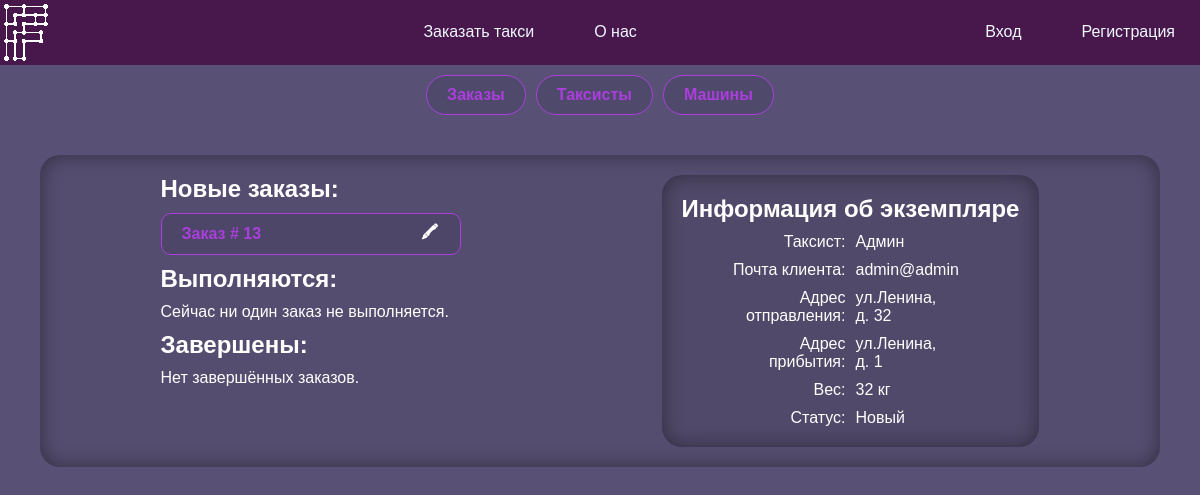
The page /admin.php?edit=order&id=13 on the database its author committed.
### tables this page shows
CREATE TABLE `orders` (
  `id` int(11) NOT NULL,
  `taxist` int(11) DEFAULT NULL,
  `client` int(11) NOT NULL,
  `from` int(11) NOT NULL,
  `to` int(11) NOT NULL,
  `weight` int(11) NOT NULL,
  `time` time NOT NULL DEFAULT '11:00:00',
  `cost` int(11) NOT NULL DEFAULT '150',
  `status` int(11) NOT NULL DEFAULT '1'
);

CREATE TABLE `users` (
  `id` int(11) NOT NULL,
  `login` varchar(128) NOT NULL,
  `name` varchar(32) NOT NULL,
  `phone` bigint(20) NOT NULL,
  `email` varchar(128) NOT NULL,
  `password` varchar(128) NOT NULL,
  `role` int(11) NOT NULL DEFAULT '1'
);

CREATE TABLE `streets` (
  `id` int(11) NOT NULL,
  `name` varchar(32) NOT NULL
);

CREATE TABLE `houses` (
  `id` int(11) NOT NULL,
  `street` int(11) NOT NULL,
  `house` int(11) NOT NULL
);

CREATE TABLE `statuses` (
  `id` int(11) NOT NULL,
  `name` varchar(128) NOT NULL
);

### funcs/DBinteraction.php (called while the page is built, shortened)
<?php
function selectFrom($query, $way)
{
    if (trim($query) == null) {
        $_SESSION['result'] = "Вы передали пустой запрос.";
    } else {
    require "connect.php";
    $res = $con->query($query);
    switch ($way) {
        case "ALL":
            $output = $res->fetch_all(MYSQLI_ASSOC);
            break;
        case "ONE":
            $output = $res->fetch_assoc();
            break;
    }}
    return $output;
}

### admin/admForms/order.php (the view)
<?php
require_once("./funcs/DBinteraction.php");
$query = "SELECT orders.id,
users.name AS taxist,
users.email AS client,
street_from.name AS `from_street_str`,
street_to.name AS `to_street_str`,
house_from.street AS `from_street`,
house_to.street AS `to_street`,
house_from.house AS `from_house`,
house_to.house AS `to_house`,
orders.weight,
statuses.name AS `status`
FROM orders
INNER JOIN users ON orders.client = users.id
INNER JOIN taxists ON orders.taxist = taxists.id
INNER JOIN statuses ON orders.status = statuses.id
INNER JOIN houses AS house_from ON orders.from = house_from.id
INNER JOIN houses AS house_to ON orders.to = house_to.id
INNER JOIN streets AS street_from ON house_from.street = street_from.id
INNER JOIN streets AS street_to ON house_to.street = street_to.id
WHERE `orders`.`id` = " . $_GET['id'];
$thisorder = selectFrom($query, "ONE");
?>
<h1>Информация об экземпляре</h1>
<?php
$descorder = [
    "Таксист",
    "Почта клиента",
    "Адрес отправления",
    "Адрес прибытия",
    "Вес",
    "Статус"
];
$descorderKey = 0;
foreach ($thisorder as $key => $item) {
    switch ($key) {
        case "id":
        case "from_street":
        case "to_street":
        case "from_house":
        case "to_house":
            break;
        case "from_street_str":
?>
            <div class="flex g10 mauto toolInfo">
                <span class="ctrl-r"><?= $descorder[$descorderKey] ?>:</span>
                <span>ул.<?= $item ?>,<br>д. <?= $thisorder['from_house'] ?></span>
            </div>
        <?php
            $descorderKey++;
            break;
        case "to_street_str":
        ?>
            <div class="flex g10 mauto toolInfo">
                <span class="ctrl-r"><?= $descorder[$descorderKey] ?>:</span>
                <span>ул.<?= $item ?>,<br>д. <?= $thisorder['to_house'] ?></span>
            </div>
        <?php
            $descorderKey++;
            break;
        case "weight":
        ?>
            <div class="flex g10 mauto toolInfo">
                <span class="ctrl-r"><?= $descorder[$descorderKey] ?>:</span>
                <span><?= $item ?> кг</span>
            </div>
        <?php
            $descorderKey++;
            break;
        default:
        ?>
            <div class="flex g10 mauto toolInfo">
                <span class="ctrl-r"><?= $descorder[$descorderKey] ?>:</span>
                <span><?= $item ?></span>
            </div>
<?php
            $descorderKey++;
            break;
    }
}
?>

### admin/toolOrders.php (shortened to what this page needs)
<?php
require_once("./funcs/DBinteraction.php");
$query = "SELECT orders.id,
statuses.name AS `status`
FROM orders
INNER JOIN statuses ON orders.status = statuses.id
ORDER BY `orders`.`id` DESC";
$orders = selectFrom($query, "ALL");
?>
<div class="list flex column g10 wcenter">
    <?php
    require("./funcs/listGenerator.php");
    ?>
    <h2>Новые заказы:</h2>
    <?php
    foreach ($orders as $order) {
        if ($order['status'] == "Новый") {
            generateListItem($order, "order");
        }
    }
    ?>
    <h2>Выполняются:</h2>
    <?php
    $emptyList = true;
    if ($emptyList) {
    ?>
        <p>Сейчас ни один заказ не выполняется.</p>
    <?php
    }
    ?>
    <h2>Завершены:</h2>
    <?php
    $emptyList = true;
    if ($emptyList) {
    ?>
        <p>Нет завершённых заказов.</p>
    <?php
    }
    ?>
</div>

### funcs/listGenerator.php (shortened to what this page needs)
<?php
function generateListItem($listItem, $listType)
{
?>
    <div class="accent brad10 flex jc-sb ai-c">
        <span>
            <?php
            switch ($listType) {
                case "order":
            ?>
                    Заказ #
                    <?= $listItem['id'] ?>
                <?php
                    break;
                ?>
            <?php
            }
            ?>
        </span>
        <div class="flex g10">
            <?php
            switch ($listType) {
                case "order":
                    $href = "?edit=order&id=" . $listItem['id'];
                    break;
            }
            ?>
            <a href="<?= $href ?>" class="accent-invert">🖍</a>
        </div>
    </div>
<?php
}

### style.css (style rules this page uses)
*, a { margin: 0; border: 0; outline: 0; padding: 0; text-decoration: none; font-family: Arial, Helvetica, sans-serif; }
*, a, select[value], input[value] { color: white; }
body, input[value] { background-color: #585175; }
a, button { cursor: pointer; }
.list { width: 25%; min-width: 300px; }
.toolInfo>span { width: 120px; }

### often.css (style rules this page uses)
.accent { border: #ab3edd 1px solid; border-radius: 25px; padding: 10px 20px; background-color: #40395c59; color: #ab3edd; font-weight: bold; transition: all 0.25s ease-out; }
.accent::placeholder { color: #ab3edd69; }
.accent span { color: #ab3edd; font-weight: bold; }
.accent-invert { height: 20px; width: 20px; display: flex; justify-content: center; align-items: center; border-radius: 0px; font-weight: bolder; transition: all 0.25s ease-out; }
.wcenter { margin: 0 auto; }
.mauto { margin: auto; }
.g10 { gap: 10px; }
.brad10 { border-radius: 10px; }
.flex { display: flex; }
.column { flex-direction: column; }
.jc-sb { justify-content: space-between; }
.ai-c { align-items: center; }
.ctrl-r { text-align: right; }

### rows shown on the page
orders: client.name "Админ", client.email "admin@admin", streets.name "Ленина", from.house "32", to.house "1", weight "32", status.name "Новый", id "13"

### other values the page prints
$descorder[$descorderKey] "Таксист"
$descorder[$descorderKey] "Почта клиента"
$descorder[$descorderKey] "Адрес отправления"
$descorder[$descorderKey] "Адрес прибытия"
$descorder[$descorderKey] "Вес"
$descorder[$descorderKey] "Статус"
